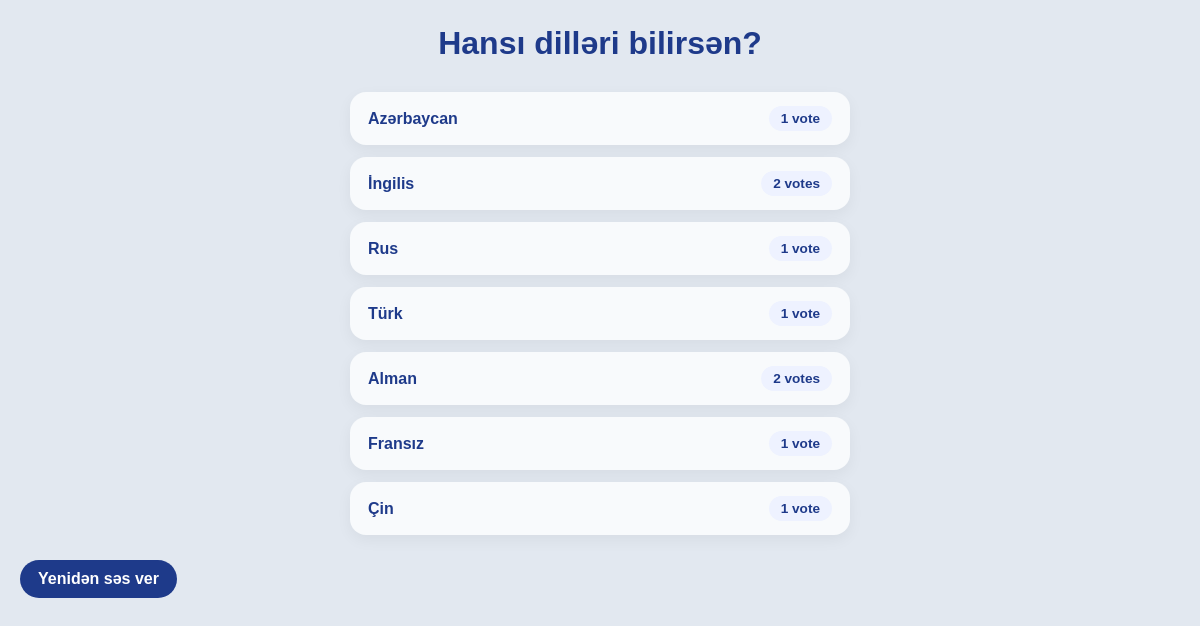
/polls/3/results/, run on an earlier commit of the app's database.
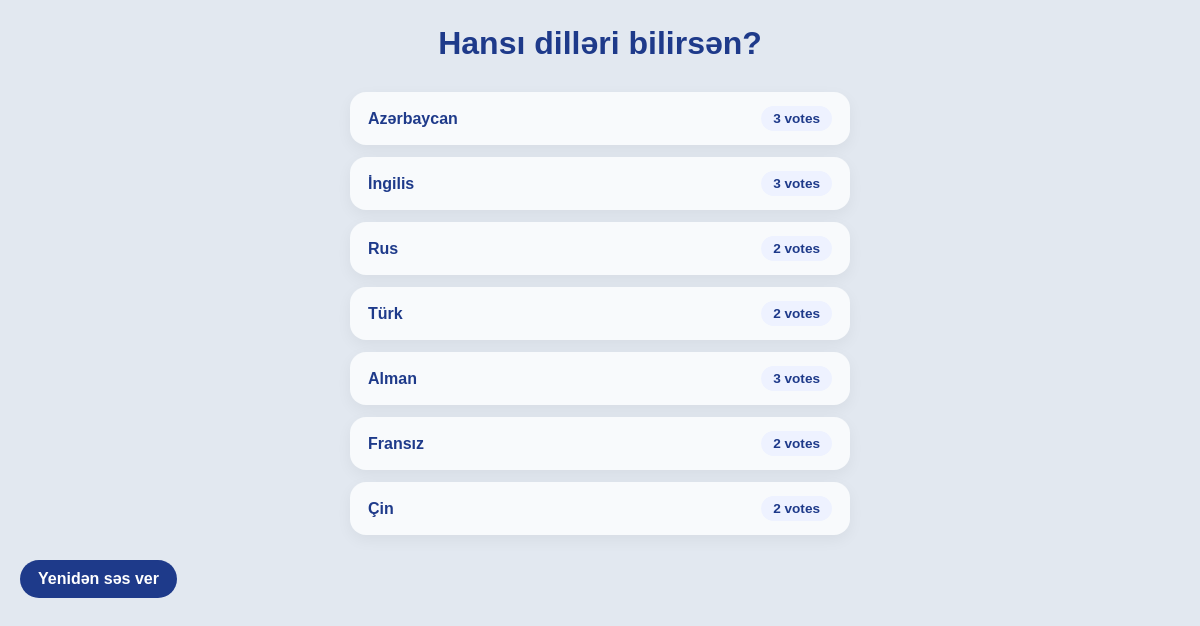
And on a later commit of the database.
### polls/models.py (models this page shows, shortened)
class Choice(models.Model):
    question = models.ForeignKey(Question, on_delete=models.CASCADE)
    choice_text = models.CharField(max_length=200)
    votes = models.IntegerField(default=0)

### polls/views.py (the view)
# urls.py: path("<int:pk>/results/", views.ResultsView.as_view(), name="results"),
class ResultsView(generic.DetailView):
    model = Question
    template_name = "polls/results.html"

### polls/templates/polls/results.html (shortened to what this page needs)
{% extends "polls/base.html" %}
{% block content %}
<h1 class="poll-head">{{ question.question_text }}</h1>
<div class="vote-list">
    {% for choice in question.choice_set.all %}
    <div class="vote-card">
        <div class="choice-text">{{ choice.choice_text }}</div>
        <div class="vote-count">{{ choice.votes }} vote{{ choice.votes|pluralize }}</div>
    </div>
    {% empty %}
    <p class="text-center" style="color:#64748b;">Hələ səs verilməyib...</p>
    {% endfor %}
</div>
<a href="{% url 'polls:detail' question.id %}" class="revote-btn">Yenidən səs ver</a>
{% endblock %}

What changed in the data, as far as the page shows it:
changed Choice "Azərbaycan": votes "1" → "3"
changed Choice "İngilis": votes "2" → "3"
changed Choice "Rus": votes "1" → "2"
changed Choice "Türk": votes "1" → "2"
changed Choice "Alman": votes "2" → "3"
changed Choice "Fransız": votes "1" → "2"
changed Choice "Çin": votes "1" → "2"
